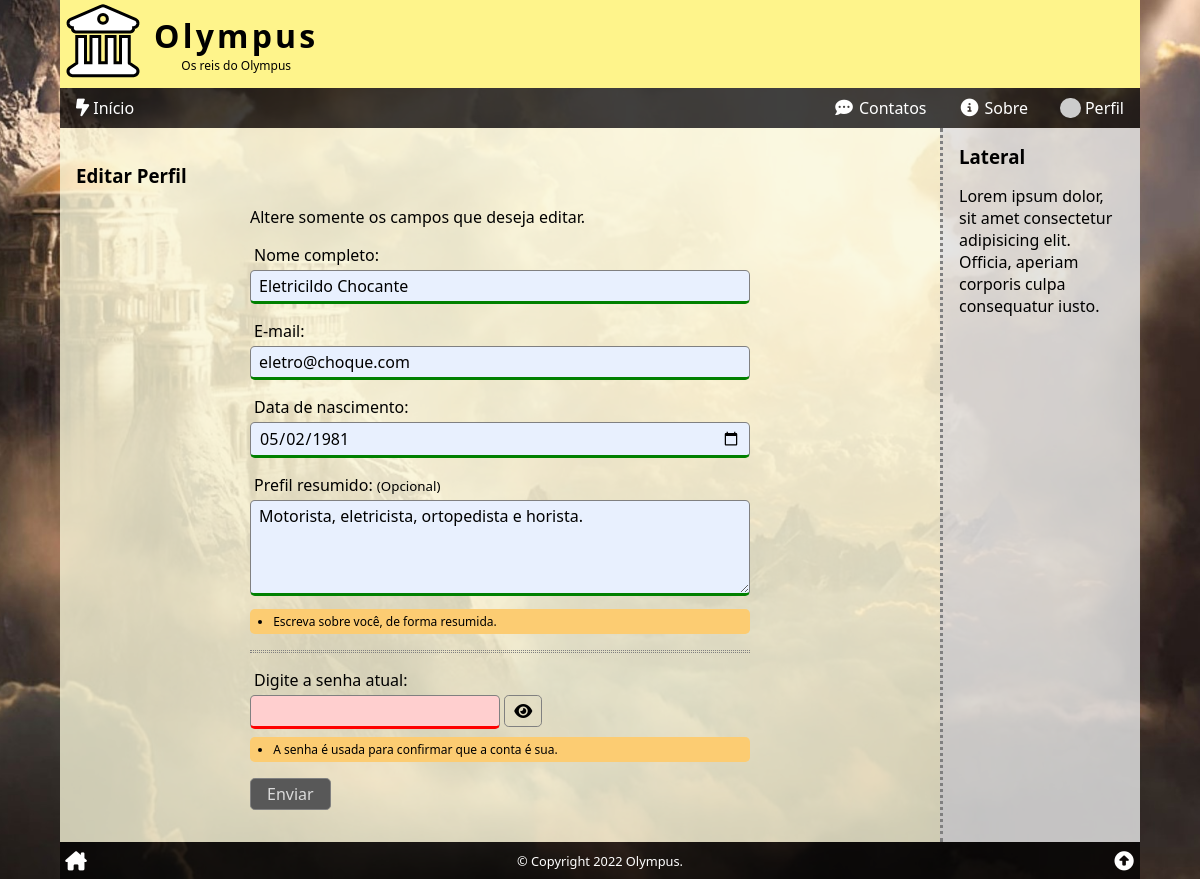
/user/edit/index.php (signed in), run on the app's committed database.
### tables this page shows
CREATE TABLE users (
    user_id INT PRIMARY KEY AUTO_INCREMENT,
    user_name VARCHAR(255),
    user_email VARCHAR(255),
    user_birth DATE,
    user_photo VARCHAR(255),
    user_date TIMESTAMP DEFAULT CURRENT_TIMESTAMP,
    user_profile TEXT,
    user_password VARCHAR(255),
    user_type ENUM('user', 'author', 'admin') DEFAULT 'user',
    user_status ENUM('on', 'off', 'deleted') DEFAULT 'on'
);

### _config.php (called while the page is built, shortened)
<?php
if (isset($_COOKIE['user']))
    $user = unserialize($_COOKIE['user']);
else
    $user = false;

### user/edit/index.php (the view, shortened to what this page needs)
<?php
require($_SERVER['DOCUMENT_ROOT'] . '/_config.php');
$id = $name = $email = $birth = $profile = $password = $error = '';
$feedback = false;
if ($_SERVER["REQUEST_METHOD"] == "POST") :
    $name = trim(htmlspecialchars($_POST['name']));
    if (strlen($name) < 3)
        $error .= '<li>Seu nome está muito curto;</li>';
    $email = trim(filter_var($_POST['email'], FILTER_SANITIZE_EMAIL));
    if (!filter_var($email, FILTER_VALIDATE_EMAIL)) :
        $error .= '<li>Seu e-mail está inválido;</li>';
    else :
        if ($email !== $user['user_email']) :
            $res = $conn->query("SELECT user_id FROM users WHERE user_email = '{$email}';");
            if ($res->num_rows != 0)
                $error .= '<li>Este e-mail já está em uso;</li>';
        endif;
    endif;
    $birth = trim(htmlspecialchars($_POST['birth']));
    if ($birth > date('Y-m-d', time() - 284018400))
        $error .= '<li>Você deve ter mais de 9 anos;</li>';
    $profile = trim(htmlspecialchars($_POST['profile']));
    $password = trim(htmlspecialchars($_POST['password']));
    if (!preg_match('/(?=.*[0-9])(?=.*[a-z])(?=.*[A-Z])(?=\S+$).{7,32}/', $password)) :
        $error .= '<li>A senha está fora do padrão;</li>';
    else :
        $sql = <<<SQL
SELECT user_id FROM users
WHERE user_id = '{$user['user_id']}'
    AND user_password = SHA1('{$password}');
SQL;
        $res = $conn->query($sql);
        if ($res->num_rows != 1)
            $error .= '<li>A senha não confere;</li>';
    endif;
    if ($error === '') :
        $sql = <<<SQL
UPDATE `users` SET
	user_name = '{$name}',
	user_email = '{$email}',
	user_birth = '{$birth}',
	user_profile = '{$profile}'
WHERE user_id = '{$user['user_id']}'
    AND user_password = SHA1('{$password}')
    AND user_status = 'on';
SQL;
        $res = $conn->query($sql);
        $sql = <<<SQL
SELECT *,
    DATE_FORMAT(user_birth, '%d/%m/%Y') AS birth_br
FROM `users`
WHERE user_email = '{$email}'
    AND user_status = 'on';
SQL;
        $res = $conn->query($sql);
        $user_data = $res->fetch_assoc();
        unset($user_data['user_password']);
        $user_data['expires'] = $user['expires'];
        setcookie(
            'user',
            serialize($user_data),
            $user['expires'],
            '/'
        );
        $feedback = true;
    else :
        $error = '<h3>Oooops! Ocorreram erros:</h3><ul>' . $error . '</ul>';
    endif;
else :
    $sql = <<<SQL
SELECT `user_id`, `user_name`, `user_email`, `user_birth`, `user_profile` FROM `users`
WHERE `user_id` = '{$user['user_id']}'
	AND `user_status` = 'on';
SQL;
    $res = $conn->query($sql);
    $user_data = $res->fetch_assoc();
    $name = $user_data['user_name'];
    $email = $user_data['user_email'];
    $birth = $user_data['user_birth'];
    $profile = $user_data['user_profile'];
endif;
require($_SERVER['DOCUMENT_ROOT'] . '/_header.php');
?>
<section>
    <h3>Editar Perfil</h3>
    <?php
    if ($feedback) :
    ?>
        <div class="block-center">
            <h3>Oba!</h3>
            <p>Seu cadastro foi atualizado com sucesso!</p>
            <hr class="divider">
            <div class="user-links">
                <a href="/user/profile/">
                    <i class="fa-solid fa-address-card fa-fw"></i>
                    Ver Perfil
                </a>
                <a href="/">
                    <i class="fa-solid fa-house-chimney fa-fw"></i>
                    Página inicial
                </a>
            </div>
        </div>
        <script>
            // JavaScript que bloqueia reenvio do form caso a página seja recarregada.
            if (window.history.replaceState) {
                window.history.replaceState(null, null, window.location.href);
            }
        </script>
    <?php else : ?>
        <form method="post" action="<?php echo htmlspecialchars($_SERVER["PHP_SELF"]); ?>" name="edituser">
            <p>Altere somente os campos que deseja editar.</p>
            <p>
                <label for="name">Nome completo:</label>
                <input type="text" name="name" id="name" required minlength="3" class="valid" autocomplete="off" value="<?php echo $name ?>">
            </p>
            <p>
                <label for="email">E-mail:</label>
                <input type="text" name="email" id="email" required class="valid" autocomplete="off" value="<?php echo $email ?>">
            </p>
            <p>
                <label for="birth">Data de nascimento:</label>
                <input type="date" name="birth" id="birth" required class="valid" autocomplete="off" value="<?php echo $birth ?>">
            </p>
            <p>
                <label for="profile">Prefil resumido: <small>(Opcional)</small></label>
                <textarea name="profile" id="profile" class="valid" autocomplete="off"><?php echo $profile ?></textarea>
            <div class="form-help">
                <ul>
                    <li>Escreva sobre você, de forma resumida.</li>
                </ul>
            </div>
            </p>
            <hr class="divider">
            <p>
                <label for="password">Digite a senha atual:</label>
                <input type="password" name="password" id="password" required pattern="^(?=.*[0-9])(?=.*[a-z])(?=.*[A-Z])(?=\S+$).{7,32}$" class="valid password" autocomplete="off">
                <button type="button" id="passToggle" data-field="password"><i class="fa-solid fa-eye fa-fw"></i></button>
            <div class="form-help">
                <ul>
                    <li>A senha é usada para confirmar que a conta é sua.</li>
                </ul>
            </div>
            </p>
            <p>
                <button type="submit">Enviar</button>
            </p>
        </form>
    <?php endif; ?>
</section>
<aside>
    <h3>Lateral</h3>
    <p>Lorem ipsum dolor, sit amet consectetur adipisicing elit. Officia, aperiam corporis culpa consequatur iusto.</p>
</aside>
<?php
require($_SERVER['DOCUMENT_ROOT'] . '/_footer.php');

### user/edit/style.css (style rules this page uses)
form[name="edituser"] { display: block; width: 100%; max-width: 500px; margin: auto; }

### style.css (style rules this page uses)
* { box-sizing: border-box; outline: none; transition: .2s; }
html, body { position: relative; width: 100%; height: 100%; padding: 0; margin: 0; font-family: 'Segoe UI', Tahoma, Geneva, Verdana, sans-serif; font-size: 16px; }
header, nav, section, article, main, aside, footer { display: block; }
body { background-color: rgb(170, 170, 170); background-attachment: fixed; background-image: url('/img/olympuus.jpg'); background-position: center; background-repeat: no-repeat; background-size: cover; }
.wrap>main>section, .wrap>main>aside { padding: 1rem; }
.wrap>main>section { flex-grow: 1; background-color: rgba(249, 247, 218, 0.794); }
.wrap>main>aside { border-top: 3px dotted grey; background: rgba(224, 224, 224, .85); }
.wrap>main>section>h2:first-child, .wrap>main>aside>h3:first-child { margin: 0; }
hr.divider { border: none; border-top: 1px dotted grey; border-bottom: 1px dotted grey; height: 3px; margin: 1rem 0; }
form label { display: block; margin-bottom: .25rem; margin-left: .25rem; }
form input, form textarea, form button, form button[onclick] { font-family: inherit; font-size: inherit; padding: .25rem .5rem; border: 1px solid grey; border-radius: .3rem; }
form input, form textarea { width: 100%; }
form textarea { height: 6rem; resize: vertical; }
form button, form button[onclick] { background: steelblue; color: white; cursor: pointer; padding-left: 1rem; padding-right: 1rem; }
form input:invalid, form textarea:invalid { background: rgb(255, 207, 207); border-bottom: 3px solid red; }
form input:valid, form textarea:valid { background: rgb(232, 240, 254); border-bottom: 3px solid green; }
form:invalid button { background: rgb(88, 88, 88); color: rgb(219, 219, 219); cursor: not-allowed; }
form input.password { max-width: 50%; }
form button[id="passToggle"], form button[id="newPassToggle"] { padding-left: .5rem; padding-right: .5rem; background: transparent; color: inherit; cursor: pointer; }
@media (min-width: 768px) { .wrap>main>aside { border-top: none; border-left: 3px dotted grey; flex: 0 0 200px; } }

### user/new/style.css (style rules this page uses)
.form-help { font-size: .75rem; background: rgb(252, 204, 114); border-radius: .3rem; padding: .25rem; margin-top: -.5rem; }
.form-help ul { margin: 0; padding-left: 1.2rem; }

### data on the page
users: name "Eletricildo Chocante", email "eletro@choque.com", birth "05/02/1981", profile "Motorista, eletricista, ortopedista e horista."
